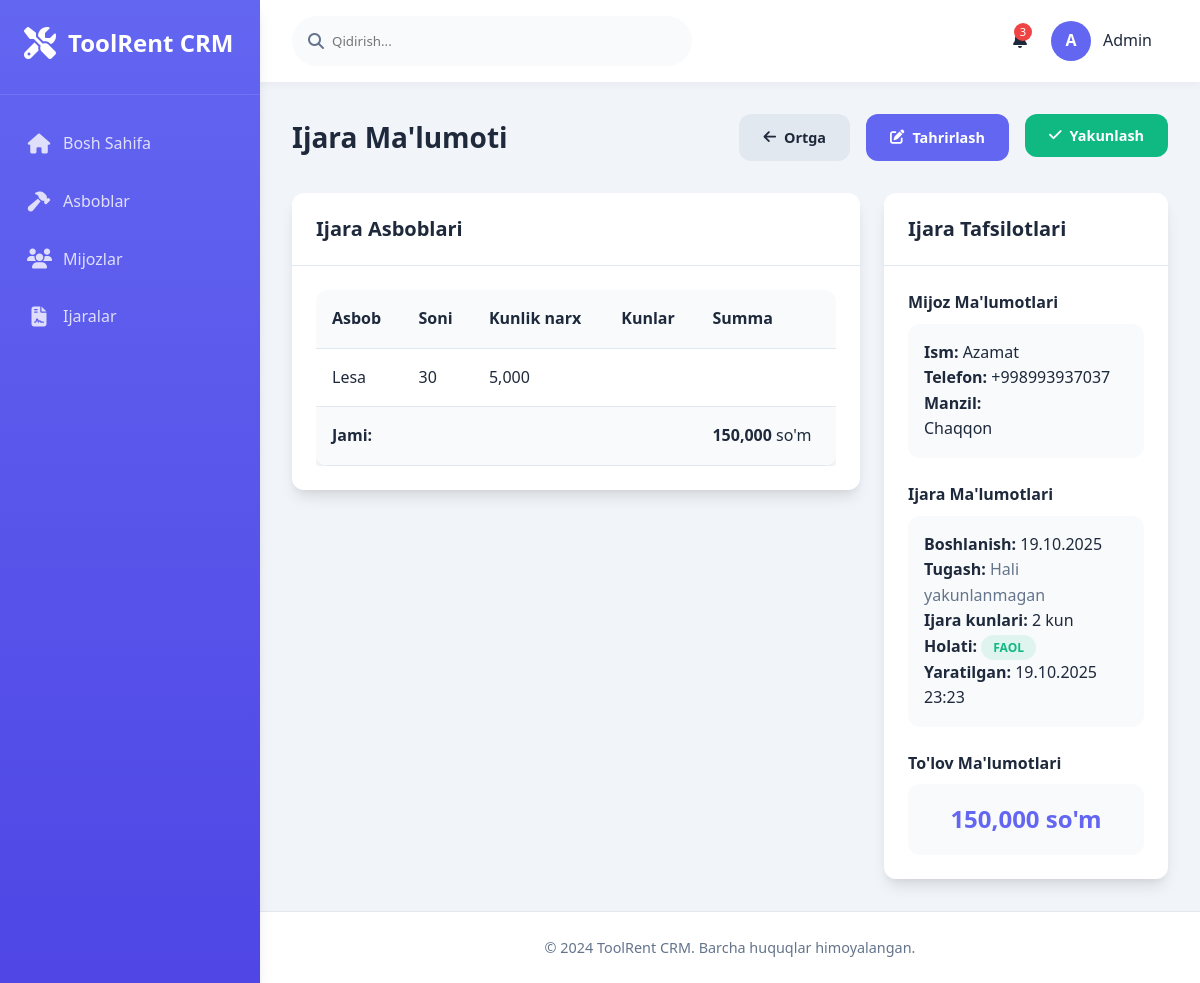
The app's page /rentals/18/, older data.
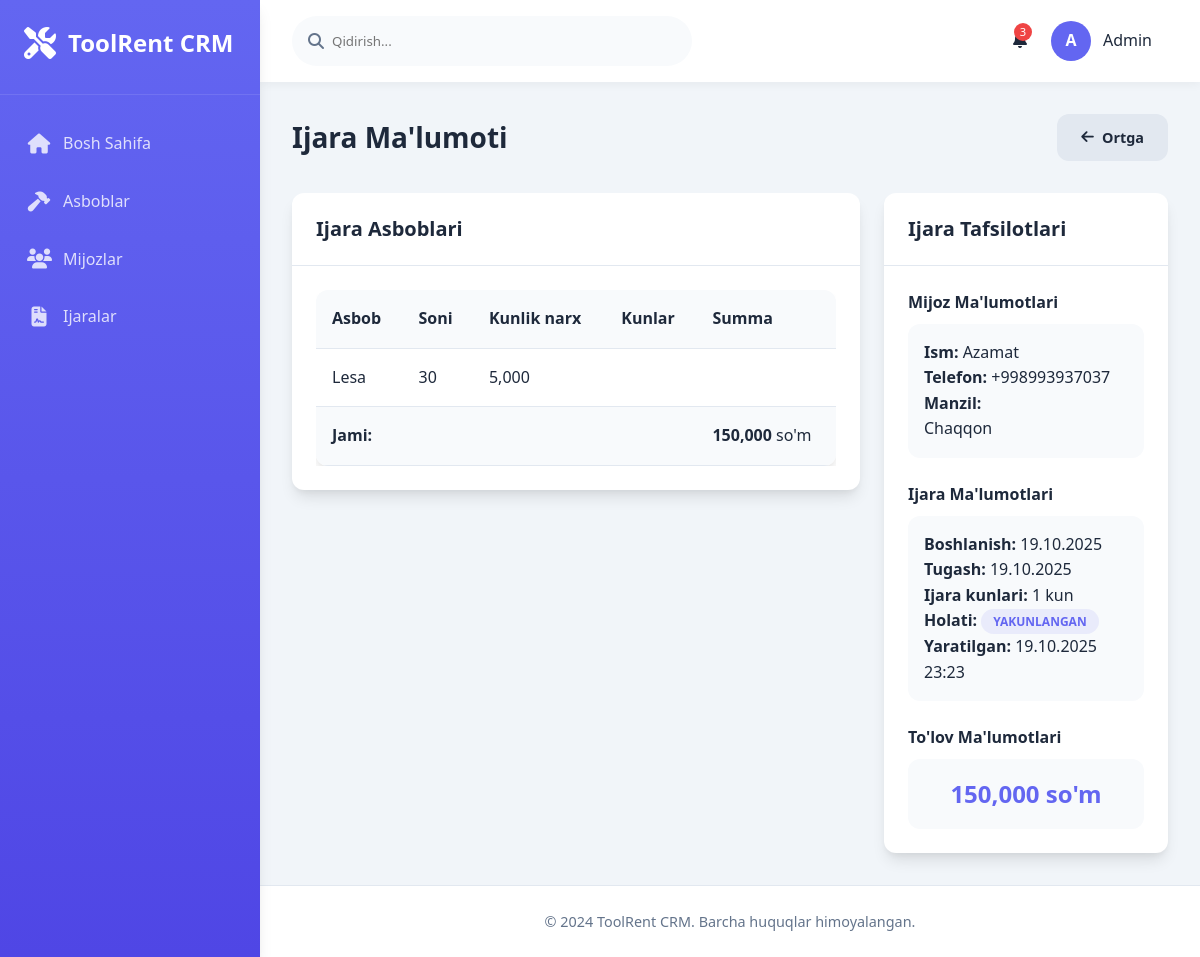
The same page, newer data.
### main/models.py (models this page shows, shortened)
class Rental(models.Model):
    STATUS_CHOICES = [
        ('active', 'Faol'),
        ('completed', 'Yakunlangan'),
        ('cancelled', 'Bekor qilingan'),
    ]
    customer = models.ForeignKey(Customer, on_delete=models.CASCADE, verbose_name="Mijoz")
    start_date = models.DateField(verbose_name="Boshlanish sanasi", default=timezone.now)
    end_date = models.DateField(null=True, blank=True, verbose_name="Tugash sanasi")
    total_amount = models.DecimalField(max_digits=12, decimal_places=2, default=0, verbose_name="Jami summa")
    status = models.CharField(max_length=20, choices=STATUS_CHOICES, default='active', verbose_name="Holati")
    created_at = models.DateTimeField(auto_now_add=True)
    def get_total_days(self):
        try:
            if self.end_date:
                days = (self.end_date - self.start_date).days
                return days + 1 if days >= 0 else 1
            else:
                today = timezone.now().date()
                days = (today - self.start_date).days
                return days + 1 if days >= 0 else 1
        except (TypeError, ValueError):
            return 1  # Xato yuz bersa, kamida 1 kun
    class Meta:
        verbose_name = "Ijara"
        verbose_name_plural = "Ijaralar"

class Customer(models.Model):
    name = models.CharField(max_length=200, verbose_name="Ism")
    phone = models.CharField(max_length=20, verbose_name="Telefon")
    address = models.TextField(verbose_name="Manzil")
    created_at = models.DateTimeField(auto_now_add=True)
    class Meta:
        verbose_name = "Mijoz"
        verbose_name_plural = "Mijozlar"

### main/views.py (the view)
# urls.py: path('rentals/<int:rental_id>/', views.rental_detail, name='rental_detail'),
def rental_detail(request, rental_id):
    rental = get_object_or_404(Rental, id=rental_id)
    rental_items = rental.rentalitem_set.all()
    context = {
        'rental': rental,
        'rental_items': rental_items,
    }
    return render(request, 'main/rental_detail.html', context)

### main/templates/main/rental_detail.html (shortened to what the changed rows need)
{% extends 'main/base.html' %}
{% block content %}
<div class="page-title">
    <h2>Ijara Ma'lumoti</h2>
    <div style="display: flex; gap: 1rem;">
        <a href="{% url 'main:rental_list' %}" class="btn btn-secondary">
            <i class="fas fa-arrow-left"></i> Ortga
        </a>
        {% if rental.status == 'active' %}
        <a href="{% url 'main:add_rental_items' rental.id %}" class="btn btn-primary">
            <i class="fas fa-edit"></i> Tahrirlash
        </a>
        <form method="post" action="{% url 'main:complete_rental' rental.id %}" style="display: inline;">
            <button type="submit" class="btn btn-success" onclick="return confirm('Ijara yakunlansinmi?')">
                <i class="fas fa-check"></i> Yakunlash
            </button>
        </form>
        {% endif %}
    </div>
</div>
<div class="content-grid">
    <div class="left-column">
        <div class="card">
            <div class="card-body">
                {% if rental_items %}
                <div class="table-container">
                    <table class="table">
                        <thead>
                            <tr>
                                <th>Asbob</th>
                                <th>Soni</th>
                                <th>Kunlik narx</th>
                                <th>Kunlar</th>
                                <th>Summa</th>
                            </tr>
                        </thead>
                        <tbody>
                            {% for item in rental_items %}
                            <tr>
                                <td>{{ item.tool.name }}</td>
                                <td class="number-format">{{ item.quantity }}</td>
                                <td class="number-format">{{ item.daily_rate|floatformat:0 }}</td>
                                <td class="number-format">{{ item.total_days }}</td>
                                <td class="number-format">{{ item.total_amount|floatformat:0 }}</td>
                            </tr>
                            {% endfor %}
                        </tbody>
                        <tfoot>
                            <tr style="background: var(--secondary);">
                                <td colspan="4"><strong>Jami:</strong></td>
                                <td>
                                    <strong class="number-format">{{ rental.total_amount|floatformat:0 }}</strong> so'm
                                </td>
                            </tr>
                        </tfoot>
                    </table>
                </div>
                {% else %}
                <div style="text-align: center; padding: 2rem; color: var(--gray);">
                    <i class="fas fa-tools" style="font-size: 2rem; margin-bottom: 1rem; display: block; opacity: 0.5;"></i>
                    Asboblar mavjud emas
                </div>
                {% endif %}
            </div>
        </div>
    </div>
    <div class="right-column">
        <div class="card">
            <div class="card-body">
                <div style="display: grid; gap: 1.5rem;">
                    <div>
                        <div style="background: var(--secondary); padding: 1rem; border-radius: var(--radius);">
                            <div><strong>Ism:</strong> {{ rental.customer.name }}</div>
                            <div><strong>Telefon:</strong> {{ rental.customer.phone }}</div>
                            <div><strong>Manzil:</strong> {{ rental.customer.address|linebreaks }}</div>
                        </div>
                    </div>
                    <div>
                        <div style="background: var(--secondary); padding: 1rem; border-radius: var(--radius);">
                            <div><strong>Boshlanish:</strong> {{ rental.start_date|date:"d.m.Y" }}</div>
                            <div>
                                <strong>Tugash:</strong>
                                {% if rental.end_date %}
                                    {{ rental.end_date|date:"d.m.Y" }}
                                {% else %}
                                    <span style="color: var(--gray);">Hali yakunlanmagan</span>
                                {% endif %}
                            </div>
                            <div><strong>Ijara kunlari:</strong> <span class="number-format">{{ rental.get_total_days }}</span> kun</div>
                            <div><strong>Holati:</strong>
                                <span class="status-badge status-{{ rental.status }}">
                                    {{ rental.get_status_display }}
                                </span>
                            </div>
                            <div><strong>Yaratilgan:</strong> {{ rental.created_at|date:"d.m.Y H:i" }}</div>
                        </div>
                    </div>
                    <div>
                        <div style="background: var(--secondary); padding: 1rem; border-radius: var(--radius);">
                            <div style="font-size: 1.5rem; font-weight: bold; text-align: center; color: var(--primary);">
                                <span class="number-format">{{ rental.total_amount|floatformat:0 }}</span> so'm
                            </div>
                        </div>
                    </div>
                </div>
            </div>
        </div>
    </div>
</div>
{% endblock %}

Row changes from the older to the newer data that the page shows:
changed Rental "Azamat": end_date (not shown) → "19.10.2025"; get_total_days "2" → "1"; status "FAOL" → "YAKUNLANGAN"
Text that changed along with them:
text no longer shown: "Tahrirlash Yakunlash Hali yakunlanmagan"
